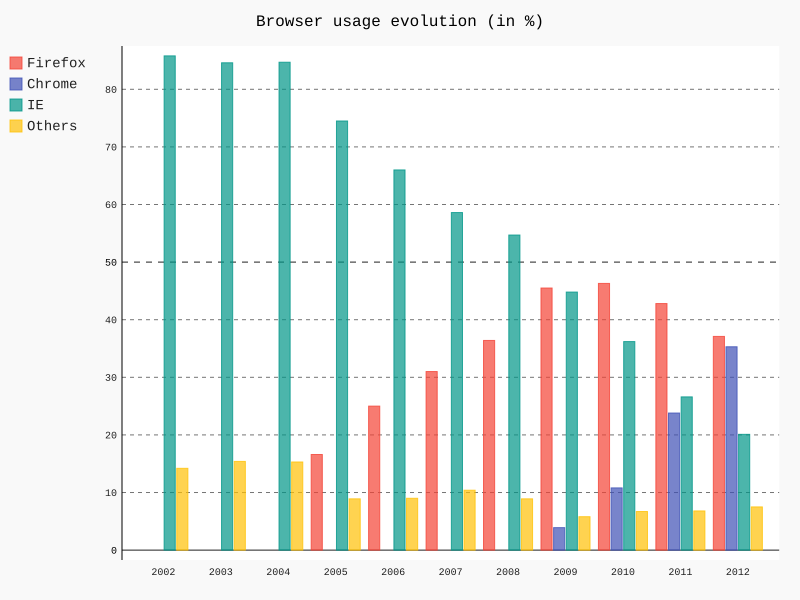

Source code (Python):
import pygal

line_chart = pygal.Bar()
line_chart.title = 'Browser usage evolution (in %)'
line_chart.x_labels = map(str, range(2002, 2013))
line_chart.add('Firefox', [None, None, 0, 16.6,   25,   31, 36.4, 45.5, 46.3, 42.8, 37.1])
line_chart.add('Chrome',  [None, None, None, None, None, None,    0,  3.9, 10.8, 23.8, 35.3])
line_chart.add('IE',      [85.8, 84.6, 84.7, 74.5,   66, 58.6, 54.7, 44.8, 36.2, 26.6, 20.1])
line_chart.add('Others',  [14.2, 15.4, 15.3,  8.9,    9, 10.4,  8.9,  5.8,  6.7,  6.8,  7.5])
# line_chart.render()
# line_chart.render_in_browser()
line_chart.render_to_file('ssss.svg')
